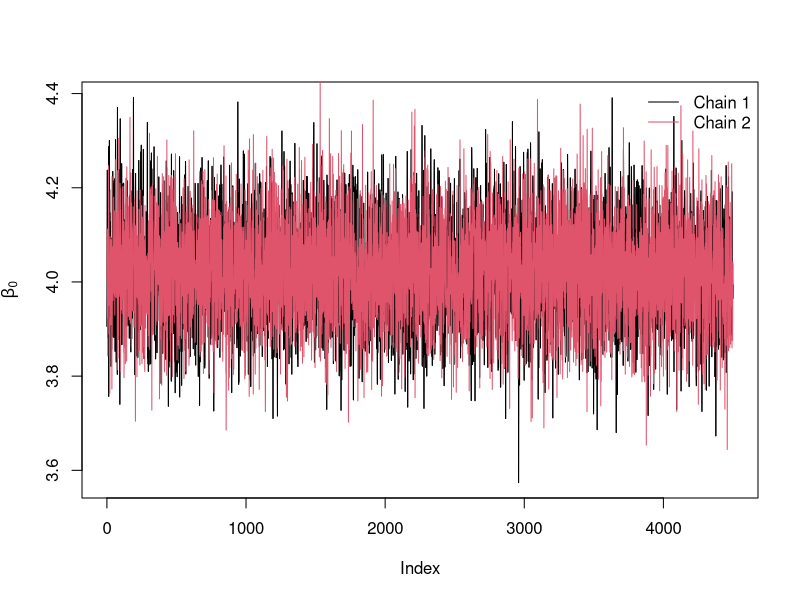
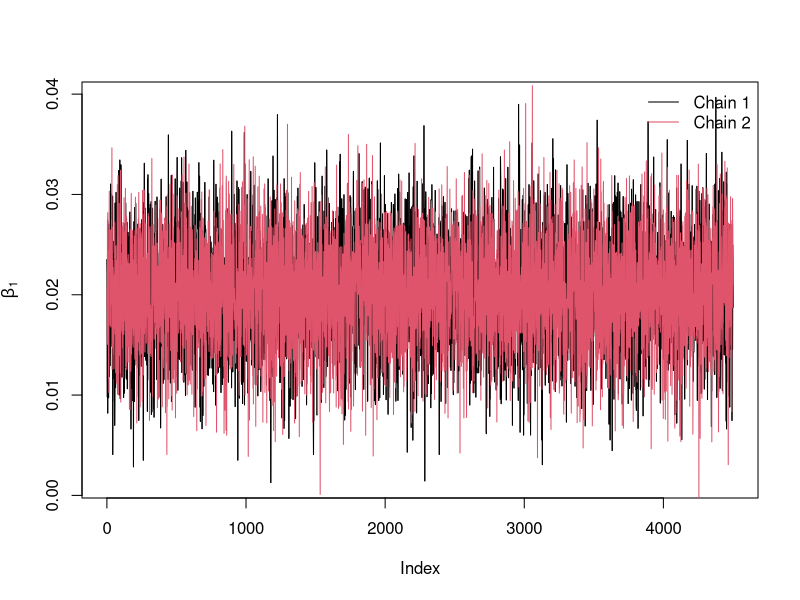
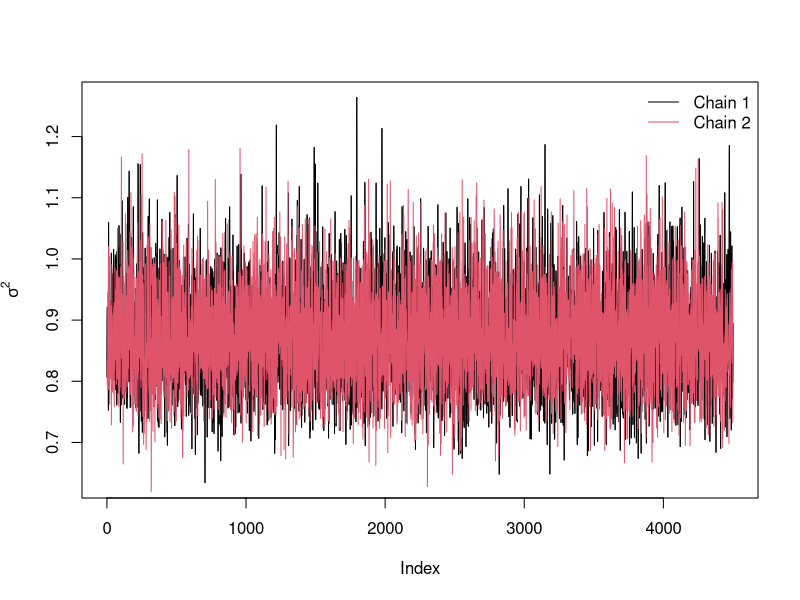

These charts were generated, in order, by the following R code:
## ---- chunk 1
knitr::opts_chunk$set(echo = TRUE)
## ---- chunk 2
set.seed(695281) #Please change random seed to your student id number.
library(dplyr)
library(mvtnorm)
library(coda)
library(ggplot2)
library(tidyr)
## ---- chunk 3
# Read the Data
Hiron <- read.csv("Hiron.csv")
HironHomo <- Hiron %>%filter(homc282y==1) %>% select(-idnum)
HironWild <- Hiron %>%filter(homc282y==0) %>% select(-idnum)
## ---- chunk 4
#fit linear regression using lm

model <- lm(logsf ~ time,data = HironHomo)
model$coefficients
intercept <-matrix(1,length(HironHomo$time),1)

X <- cbind(intercept,HironHomo$time)
XTX <- crossprod(X)  
XTXinv <-solve(XTX)
# (XTX)^-1
XTXinv

#Estimated error variance
Sigma2<-sigma(model)^2
Sigma2
## ---- chunk 5
#This is a Gibbs sampler where beta is updated as a block. The arguments are
#X:  matrix of predictors dimension n times p. Includes the intercept. 
#y:  response vector, length p.
#tau0: initial value for the residual precision. 
#iter: number of iterations
#burnin: number of initial iterations to remove
Gibbs.lm1<-function(X,y,tau0,iter,burnin){
p <- dim(X)[2]       #number of predictors

# X <- as.numeric(X)
# y <- as.numeric(y)
XTX <- crossprod(X)  
XTXinv <-solve(XTX)
XTY <- crossprod(X,y)
betahat<-solve(XTX,XTY) #betahat = (t(X)%*%X)^{-1}t(X)%*%y = mean of conditional posterior for beta   
tau    <-tau0           
T_rep <- rep(0,iter)
T_y <- rep(0,iter)
library(mvtnorm)  

par<-matrix(0,iter,p+1)  #storing iterations, beta (length p) + tau (length 1)
for( i in 1:iter){
  beta <- rmvnorm(1,mean=betahat,sigma=XTXinv/tau) #sample beta
  beta <- as.numeric(beta)
  err  <- y-X%*%beta
  tau  <- rgamma(1,0.5*n,0.5*sum(err^2))          #sample tau.
  par[i,] <-c(beta,tau)                           #store current round of beta, tau in par.
  
  # posterior checking
  Xbeta_rep <- X%*%as.vector(beta)
  y_rep <- Xbeta_rep+rnorm(length(y))*sqrt(1/tau)
  err_rep  <- y_rep-Xbeta_rep

  T_rep[i] <- sum(err_rep^2)
  T_y[i] <- sum(err^2)
}
print("Performing posterior predictive checking we have a p value")
pval <- prop.table(table(T_rep>T_y))["TRUE"]
print(pval)
par <-par[-c(1:burnin),]                          #removing the first iterations
par[,3] <- 1/par[,3]
colnames(par) <- c('beta0','beta1','sigma2')
return(par)  
}
## ---- chunk 6
data<-HironWild
response <- data$logsf  #response variable
n<-dim(data)[1]
intercept <-matrix(1,n,1) #Intercept (to be estimated without penalty)
X <- cbind(intercept,data$time)

# run two chains
system.time(chain1<-Gibbs.lm1(X=X,y=response,tau0=1/Sigma2,iter=10000,burnin=1000))
system.time(chain2<-Gibbs.lm1(X=X,y=response,tau0=1/Sigma2,iter=10000,burnin=1000))

# Remove every second iteration to reduce auto - corrlation

chain1 <- chain1[seq(1,dim(chain1)[1],by=2),]
chain2 <- chain2[seq(1,dim(chain2)[1],by=2),]
## ---- chunk 7
chain12 <- rbind(chain1,chain2)
chain_stats <- data.frame(matrix(nrow = 3,ncol =4 ))
para_names <- c('beta0','beta1','sigma2','lower_CI95','upper_CI95')
for (i in 1:3) {
  chain <-  chain12[,i]
  quat <- quantile(sort(chain), c(0.05, 0.975))
  chain_stats[i,] <- c(mean(chain),sd(chain),quat)
}
names(chain_stats)<- c("posterior mean","std",'lower_CI95','upper_CI95')

row.names(chain_stats) <- c('beta0','beta1','sigma2')

# chain results
chain_stats
## ---- chunk 8
# beta0


plot(chain1[,1],type='l',ylab=expression(beta[0]))
lines(chain1[,1],type='l',col=1,ylab=expression(beta[0]))
lines(chain2[,1],type='l',col=2,ylab=expression(beta[0]))
legend('topright',legend=c('Chain 1','Chain 2'),col=1:2,lty=1,bty='n')
## ---- chunk 9
# beta1
plot(chain1[,2],type='l',ylab=expression(beta[1]))
lines(chain1[,2],type='l',col=1,ylab=expression(beta[1]))
lines(chain2[,2],type='l',col=2,ylab=expression(beta[1]))
legend('topright',legend=c('Chain 1','Chain 2'),col=1:2,lty=1,bty='n') 
## ---- chunk 10
# sigma^2
plot(chain1[,3],type='l',ylab=expression(sigma^2))
lines(chain1[,3],type='l',col=1,ylab=expression(sigma^2))
lines(chain2[,3],type='l',col=2,ylab=expression(sigma^2))
legend('topright',legend=c('Chain 1','Chain 2'),col=1:2,lty=1,bty='n') 
## ---- chunk 11
#Gelman-Rubin diagnostic

chains <- mcmc.list(mcmc(chain1),mcmc(chain2))
gelman.diag(chains)[[1]]
## ---- chunk 12
# Fit regresssion for all of the data

full_model <- lm(logsf ~ time,data = Hiron)
summary(full_model)

# Estimates
full_model$coefficients
# 95 % confidence intervals
confint(full_model)
